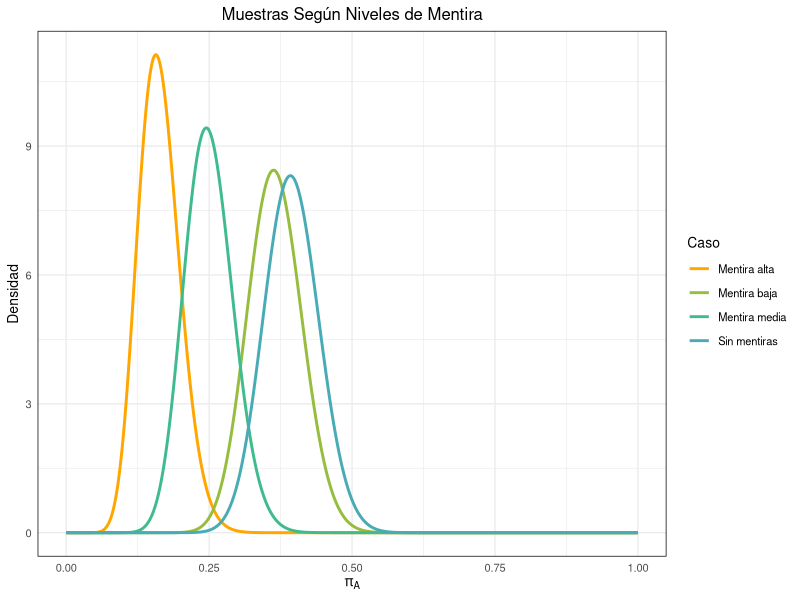
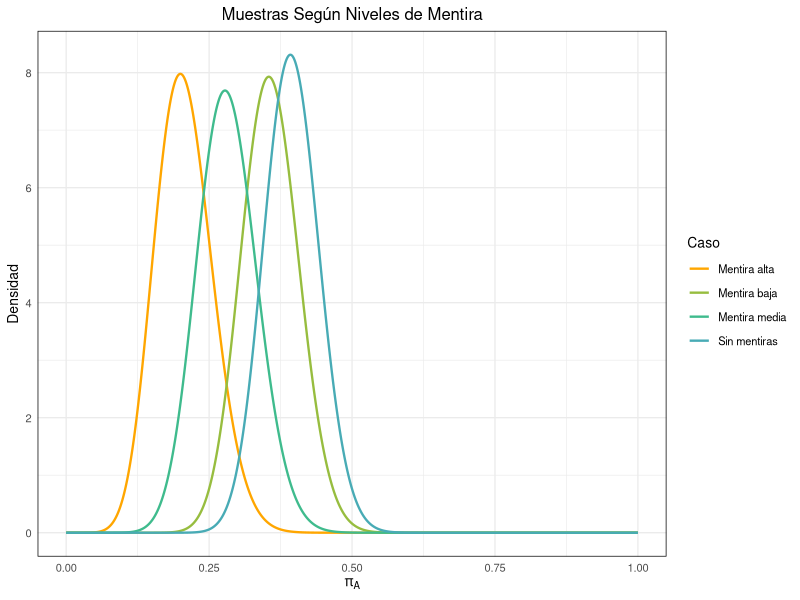

These figures' R source, in order:
#Ejercicio 2
# Librerías
library(ggplot2)
library(dplyr)

# Configuración inicial
set.seed(123)
n <- 100
pi_real <- 0.4
alpha_prior <- 2
beta_prior <- 2

# Simulación de y real
y <- rbinom(1, n, pi_real)

# Función para calcular posterior ajustada por nivel de mentira
posterior <- function(y, n, mu = 0) {
  y_observado <- y - rbinom(1, y, mu)
  alpha_post <- alpha_prior + y_observado
  beta_post <- beta_prior + n - y_observado
  list(y = y, y_obs = y_observado, alpha = alpha_post, beta = beta_post)
}

# Simulaciones para los 4 casos usando el mismo y real
sin_mentiras <- posterior(y, n, mu = 0)
mentira_baja <- posterior(y, n, mu = 0.1)
mentira_media <- posterior(y, n, mu = 0.3)
mentira_alta <- posterior(y, n, mu = 0.5)

# Opcional: mostrar valores observados
cat("y real:", y, "\n")
cat("Sin mentiras:", sin_mentiras$y_obs, "\n")
cat("Mentira baja:", mentira_baja$y_obs, "\n")
cat("Mentira media:", mentira_media$y_obs, "\n")
cat("Mentira alta:", mentira_alta$y_obs, "\n")

# Crear data frame para graficar
x_vals <- seq(0, 1, length.out = 1000)

posteriores <- tibble(
  x = rep(x_vals, 4),
  densidad = c(
    dbeta(x_vals, sin_mentiras$alpha, sin_mentiras$beta),
    dbeta(x_vals, mentira_baja$alpha, mentira_baja$beta),
    dbeta(x_vals, mentira_media$alpha, mentira_media$beta),
    dbeta(x_vals, mentira_alta$alpha, mentira_alta$beta)
  ),
  caso = factor(rep(c("Sin mentiras", "Mentira baja", "Mentira media", "Mentira alta"),
                    each = length(x_vals)))
)

# Gráfico con ggplot2
ggplot(posteriores, aes(x = x, y = densidad, color = caso)) +
  geom_line(size = 1) +
  scale_color_manual(values = c("#ffa600","#97bd3f", "#3fbb8d","#48abb5")) +
  labs(title = "Muestras Según Niveles de Mentira",
       x = expression(pi[A]),
       y = "Densidad",
       color = "Caso") +
  theme_minimal(base_size=10)+
  theme(panel.border = element_rect(color = "black", fill = NA, size = 0.5),
        plot.title = element_text(hjust = 0.5))


#Ejercicio 3
# Ejercicio 2 - Versión con 1000 muestras
library(ggplot2)
library(dplyr)

# Configuración inicial
set.seed(123)
n <- 100
pi_real <- 0.4
alpha_prior <- 2
beta_prior <- 2
nsim <- 1000
x_vals <- seq(0, 1, length.out = 1000)

# Simulación de y real
y <- rbinom(1, n, pi_real)

# Función para calcular posterior ajustada por nivel de mentira
posterior <- function(y, n, mu = 0) {
  y_observado <- y - rbinom(1, y, mu)
  alpha_post <- alpha_prior + y_observado
  beta_post <- beta_prior + n - y_observado
  c(alpha = alpha_post, beta = beta_post)
}

# Función para obtener densidades promedio por nivel de mentira
simular_densidades <- function(mu, y, n, nsim, x_vals) {
  densidades <- matrix(0, nrow = nsim, ncol = length(x_vals))
  
  for (i in 1:nsim) {
    post <- posterior(y, n, mu)
    densidades[i, ] <- dbeta(x_vals, post["alpha"], post["beta"])
  }
  
  colMeans(densidades)
}

# Simulaciones para cada caso
dens_sin <- simular_densidades(mu = 0, y, n, nsim, x_vals)
dens_baja <- simular_densidades(mu = 0.1, y, n, nsim, x_vals)
dens_media <- simular_densidades(mu = 0.3, y, n, nsim, x_vals)
dens_alta <- simular_densidades(mu = 0.5, y, n, nsim, x_vals)

# Crear data frame para graficar
posteriores <- tibble(
  x = rep(x_vals, 4),
  densidad = c(dens_sin, dens_baja, dens_media, dens_alta),
  caso = factor(rep(c("Sin mentiras", "Mentira baja", "Mentira media", "Mentira alta"),
                    each = length(x_vals)))
)

# Gráfico con ggplot2
ggplot(posteriores, aes(x = x, y = densidad, color = caso)) +
  geom_line(size = 0.8) +
  scale_color_manual(values = c("#ffa600","#97bd3f", "#3fbb8d","#48abb5")) +
  labs(title = "Muestras Según Niveles de Mentira",
       x = expression(pi[A]),
       y = "Densidad",
       color = "Caso") +
  theme_minimal(base_size = 10) +
  theme(
    panel.border = element_rect(color = "black", fill = NA, size = 0.5),
    plot.title = element_text(hjust = 0.5)
  )
